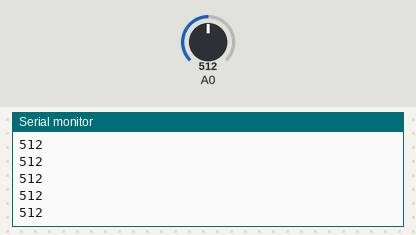
Recording of a sketch running on a simulated Arduino Uno, built with avr-gcc and run on an emulated ATmega328P. Parts: the last lines printed to the serial monitor. Inputs (shaded band) come from the test bench; at power-on: A0 = 512.

Above: at 1.2 s.
1.3 s: A0 set to 716
At 1.8 s:
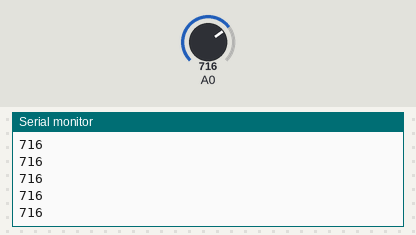
2.8 s: A0 set to 900
At 3.5 s:
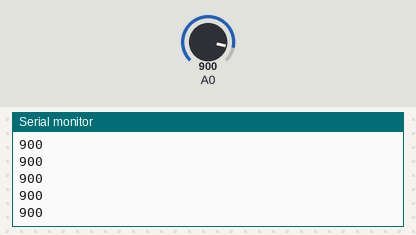
Timing chart, 0 to 5.8 s (numbered marks = the images above; inputs shaded):
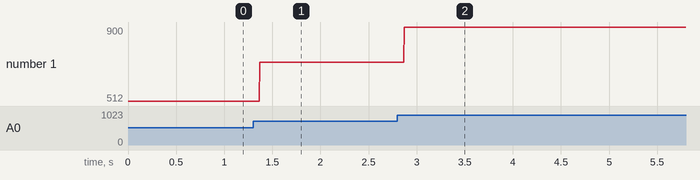

The sketch:

02_analogRead.ino
```cpp
void setup() {
  Serial.begin(9600);
}

void loop() {
  int aIn = analogRead(A0);

  Serial.println(aIn);

  delay(1);
}
```

Measured:
- after the input at 1.3 s, the serial monitor: prints a new line after 0.07 s (image 1)
- after the input at 2.8 s, the serial monitor: prints a new line after 0.07 s (image 2)
- plotted number 1: 512 → 716 after the input at 1.3 s, 716 → 900 after the input at 2.8 s
